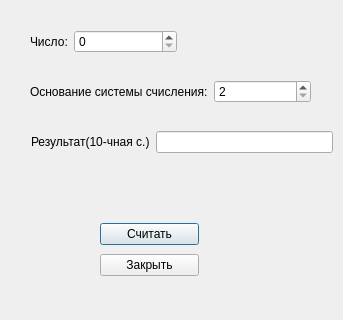
<?xml version="1.0" encoding="UTF-8"?>
<ui version="4.0">
 <class>NCDialog</class>
 <widget class="QDialog" name="NCDialog">
  <property name="geometry">
   <rect>
    <x>0</x>
    <y>0</y>
    <width>343</width>
    <height>320</height>
   </rect>
  </property>
  <property name="windowTitle">
   <string>Системы счисления</string>
  </property>
  <widget class="QWidget" name="layoutWidget">
   <property name="geometry">
    <rect>
     <x>30</x>
     <y>30</y>
     <width>147</width>
     <height>29</height>
    </rect>
   </property>
   <layout class="QFormLayout" name="formLayout">
    <item row="0" column="0">
     <widget class="QLabel" name="label">
      <property name="text">
       <string>Число:</string>
      </property>
     </widget>
    </item>
    <item row="0" column="1">
     <widget class="QSpinBox" name="spinSource">
      <property name="maximum">
       <number>1000000</number>
      </property>
     </widget>
    </item>
   </layout>
  </widget>
  <widget class="QWidget" name="layoutWidget">
   <property name="geometry">
    <rect>
     <x>30</x>
     <y>80</y>
     <width>281</width>
     <height>29</height>
    </rect>
   </property>
   <layout class="QFormLayout" name="formLayout_2">
    <item row="0" column="0">
     <widget class="QLabel" name="label_2">
      <property name="text">
       <string>Основание системы счисления:</string>
      </property>
     </widget>
    </item>
    <item row="0" column="1">
     <widget class="QSpinBox" name="spinNC">
      <property name="minimum">
       <number>2</number>
      </property>
      <property name="maximum">
       <number>10</number>
      </property>
     </widget>
    </item>
   </layout>
  </widget>
  <widget class="QWidget" name="layoutWidget">
   <property name="geometry">
    <rect>
     <x>100</x>
     <y>220</y>
     <width>99</width>
     <height>60</height>
    </rect>
   </property>
   <layout class="QVBoxLayout" name="verticalLayout">
    <item>
     <widget class="QPushButton" name="btnCount">
      <property name="text">
       <string>Считать</string>
      </property>
     </widget>
    </item>
    <item>
     <widget class="QPushButton" name="btnClose">
      <property name="text">
       <string>Закрыть</string>
      </property>
     </widget>
    </item>
   </layout>
  </widget>
  <widget class="QWidget" name="">
   <property name="geometry">
    <rect>
     <x>31</x>
     <y>131</y>
     <width>302</width>
     <height>29</height>
    </rect>
   </property>
   <layout class="QFormLayout" name="formLayout_3">
    <item row="0" column="0">
     <widget class="QLabel" name="label_3">
      <property name="text">
       <string>Результат(10-чная с.)</string>
      </property>
     </widget>
    </item>
    <item row="0" column="1">
     <widget class="QLineEdit" name="lineEdit">
      <property name="font">
       <font>
        <weight>75</weight>
        <bold>true</bold>
       </font>
      </property>
      <property name="readOnly">
       <bool>true</bool>
      </property>
     </widget>
    </item>
   </layout>
  </widget>
 </widget>
 <resources/>
 <connections/>
</ui>
